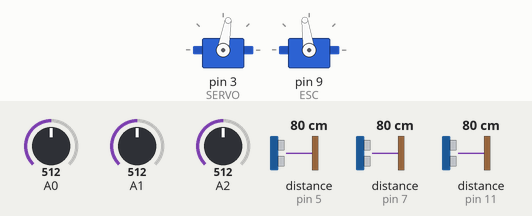
A sketch run on a simulated Arduino Uno, built with avr-gcc and run on an emulated ATmega328P. Shown: 2 × servo. Wiring (inferred from the names in the program): 3 × ultrasonic range finder: trigger pin 4, echo pin 5 / trigger pin 6, echo pin 7 / trigger pin 10, echo pin 11. Inputs (shaded band) come from the test bench; at power-on: distance to the obstacle (sensors on pin 11, pin 5, pin 7) 80 cm, A0 = 512, A1 = 512, A2 = 512. The echo pulse lasts 58.3 µs per cm.

Above: at 6.3 s.
6.4 s: distance to the obstacle (sensor on pin 11) set to 52 cm
7.9 s: distance to the obstacle (sensor on pin 11) set to 44 cm
At 8.4 s:
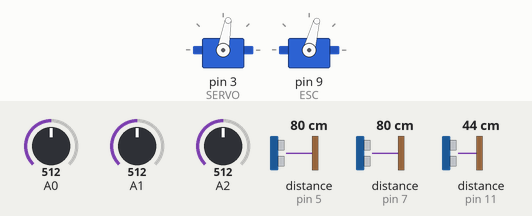
10.9 s: distance to the obstacle (sensor on pin 5) set to 2 cm
At 12.0 s:
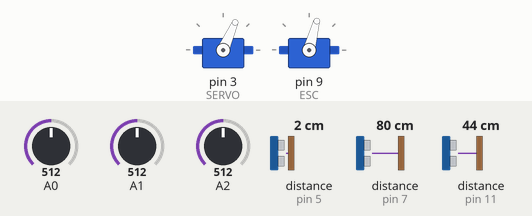
13.9 s: distance to the obstacle (sensor on pin 7) set to 2 cm
At 14.8 s:
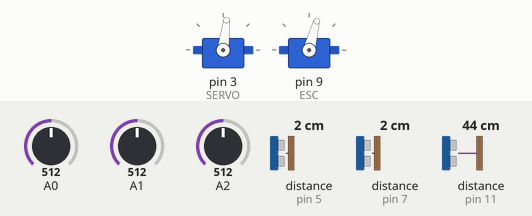
16.9 s: distance to the obstacle (sensor on pin 5) set to 250 cm
At 17.7 s:
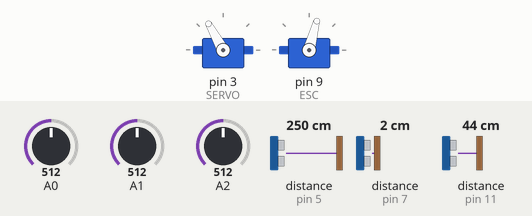
19.9 s: distance to the obstacle (sensor on pin 5) set to 299 cm
Timing chart, 0 to 23.9 s (numbered marks = the images above; inputs shaded):
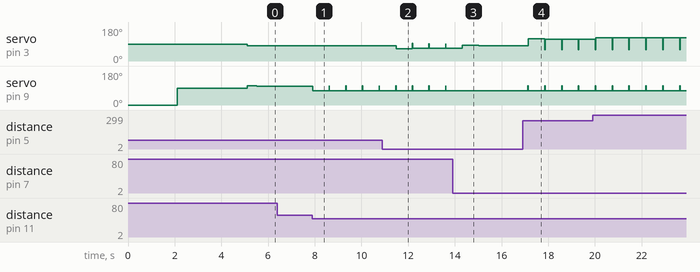

Measured:
- the behaviour switches between 48 and 47 cm on distance to the obstacle (sensor on pin 11) (found by bisection; images 0 and 1)
- after the input at 6.4 s, every drawn part: stays the same
- after the input at 7.9 s, servo on pin 9 (ESC): alternates 102° for 0.01 s and 75° for 0.70 s, starting at once
- after the input at 10.9 s, servo on pin 3 (SERVO): 80° → 66° after 0.58 s, → 68° 0.70 s later
- after the input at 13.9 s, servo on pin 9 (ESC): stops changing and stays 75°
- after the input at 16.9 s, servo on pin 3 (SERVO): 80° → 119° after 0.25 s, → 116° 0.70 s later; servo on pin 9 (ESC): alternates 102° for 0.02 s and 75° for 0.70 s, starting after 0.23 s

The sketch:

car-service.ino
```cpp
#include <Servo.h>
Servo servo, motor;

//===pins===
#define ESC 9
#define SERVO 3

//===constants===
#define SERVO_ZERO 80
#define RANGECHANGEPID 20
#define RANGEBACK 45

uint8_t US_PIN[][2] = {
  { 4, 5 }, { 10, 11 }, { 6, 7 } //L -- M -- R ;;; TRIG -- ECHO
};
uint16_t cm[3];
uint16_t prevcm[][3] = {
  { 0, 0, 0 }, { 0, 0, 0 }, { 0, 0, 0 }
};
uint16_t averange[3];
int16_t err, prevErr;
uint8_t dt;
uint8_t lineCount = 0;
bool lines[][2] = {
  { 0, 0 }, { 0, 0 }, { 0, 0 }  // L -- F -- R ;;; PREVIOUS -- NOW
};
float PIDKs[] = {0.15, 0.25, 0.35, 0.05}; //KP1 -- KD1 -- KP2 -- KD2
float PIDHAHA;
long prevTime, prevTimeLiners, StartTime;

void setup() {
  //===ultrasonics attaching===
  for (int i = 0; i < 3; i++) {
    pinMode(US_PIN[i][0], OUTPUT);
    pinMode(US_PIN[i][1], INPUT);
  }

  //===liners attaching===
  for (int i = 0; i < 3; i++) {
    pinMode(i, INPUT);
  }

  //===modules attaching===
  servo.attach(SERVO);
  motor.attach(ESC, 1000, 2000);

  //===motor calibration===
  motor.write(0);
  delay(2100);
  motor.write(180);
  motor.write(90);
  delay(3000);

  StartTime = millis();
}

void loop() {
  for (int i = 0; i < 3; i++) {
    //===rangefinder find===
    digitalWrite(US_PIN[i][0], LOW);
    delayMicroseconds(5);
    digitalWrite(US_PIN[i][0], HIGH);
    delayMicroseconds(10);
    digitalWrite(US_PIN[i][0], LOW);
    cm[i] = (pulseIn(US_PIN[i][1], HIGH)) / 20;
    if (cm[i] < 0) cm[i] = -1 * cm[i];

    //===arifmetic filter===
    prevcm[i][2] = prevcm[i][1];
    prevcm[i][1] = prevcm[i][0];
    prevcm[i][2] = cm[i];
    averange[i] = (prevcm[i][0] + prevcm[i][1] + prevcm[i][2]) / 3;
  }

  //===Liner's analog values to boolean===
  if (analogRead(A0) >= 1013) lines[0][1] = true;  //===Left pin===
  if (analogRead(A1) >= 999) lines[1][1] = true;   //===Back pin===
  if (analogRead(A2) >= 1010) lines[2][1] = true;  //===Right pin===
  if (analogRead(A0) < 1009) lines[0][1] = false;
  if (analogRead(A1) < 993) lines[1][1] = false;
  if (analogRead(A2) < 1007) lines[2][1] = false;

  //===PID Regulator===
  dt = millis() - prevTime;
  err = averange[2] - averange[0];
  if (averange[1] >= RANGECHANGEPID) PIDHAHA = err * PIDKs[0] + (err - prevErr) / dt * PIDKs[1];
  if (averange[1] < RANGECHANGEPID) PIDHAHA = err * PIDKs[2] + (err - prevErr) / dt * PIDKs[3];

  //===there's wall in front===
  if (averange[1] <= RANGEBACK) {
    motor.write(75);
    PIDHAHA = -1 * PIDHAHA;
    servo.write(SERVO_ZERO + PIDHAHA);
    delay(700);
    PIDHAHA = -1 * PIDHAHA;
    StartTime = millis();
  }

  //===PID filter===
  if (PIDHAHA >= 20) PIDHAHA = 20;
  if (PIDHAHA < -20) PIDHAHA = -20;

  //===switching the line-crossing===
  if (lineCount <= 2) {  //===just way or stones. No reason to up car's speed, because stones are small===
    servo.write(SERVO_ZERO + PIDHAHA);
    if (millis() - StartTime <= 400) {
      motor.write(102);
    } else {
      motor.write(98);
    }
  }
  if (lineCount == 3) {  //===no walls===
    if (lines[0][1] and !lines[2][1]) servo.write(SERVO_ZERO + 15);
    if (!lines[0][1] and lines[2][1]) servo.write(SERVO_ZERO - 15);
    if (lines[0][1] and lines[2][1]) servo.write(SERVO_ZERO);
    motor.write(98);
  }
  if (lineCount == 4) {  //===stop-line===
    servo.write(SERVO_ZERO + PIDHAHA);
    if (lines[0][1] and lines[1][1]) {
      motor.write(70);
      delay(200);
      motor.write(90);
      delay(4000);
      motor.write(98);
    }
  }
  if (lineCount > 4) {  //===we catched error, don't worry===
    servo.write(SERVO_ZERO + PIDHAHA);
    motor.write(98);
  }
/*
  //счётчик линий
  if (!lines[1][0] and lines[1][1]) {
    if ((millis() - prevTimeLiners) > 400 and lineCount != 4) {
      lineCount = 1;  //обнуление счётчика. Давно не было линий, считаем заново.
    } else {
      lineCount++;
      if (lineCount == 4) {
        delay(50);  //важен делей, а не миллис. Машинка за это время должна уже задним датчиком коснуться четвёртой линии (не стоп линии)
      }
    }
    prevTimeLiners = millis();
  }
  */
  //===previous values===
  for (int i = 0; i < 3; i++) {
    lines[i][0] = lines[i][1];
  }
  prevTime = millis();
  prevErr = err;
}
```
